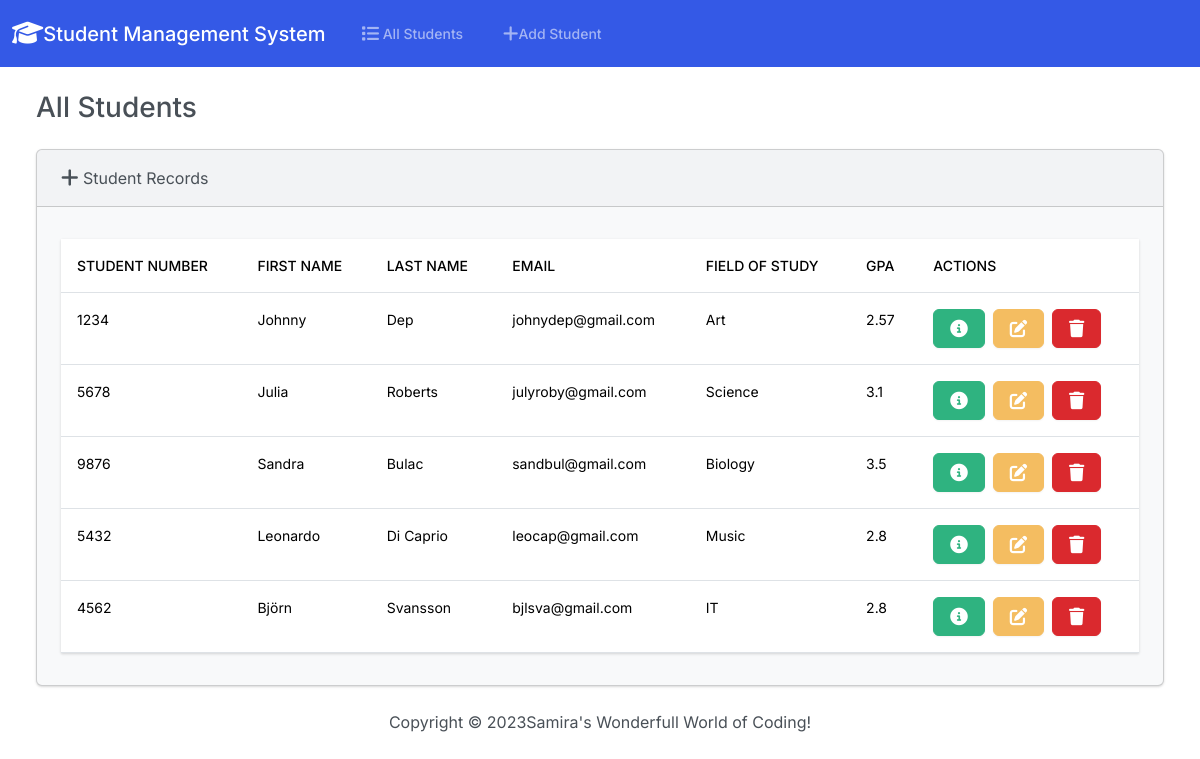
The app's page /, older data.
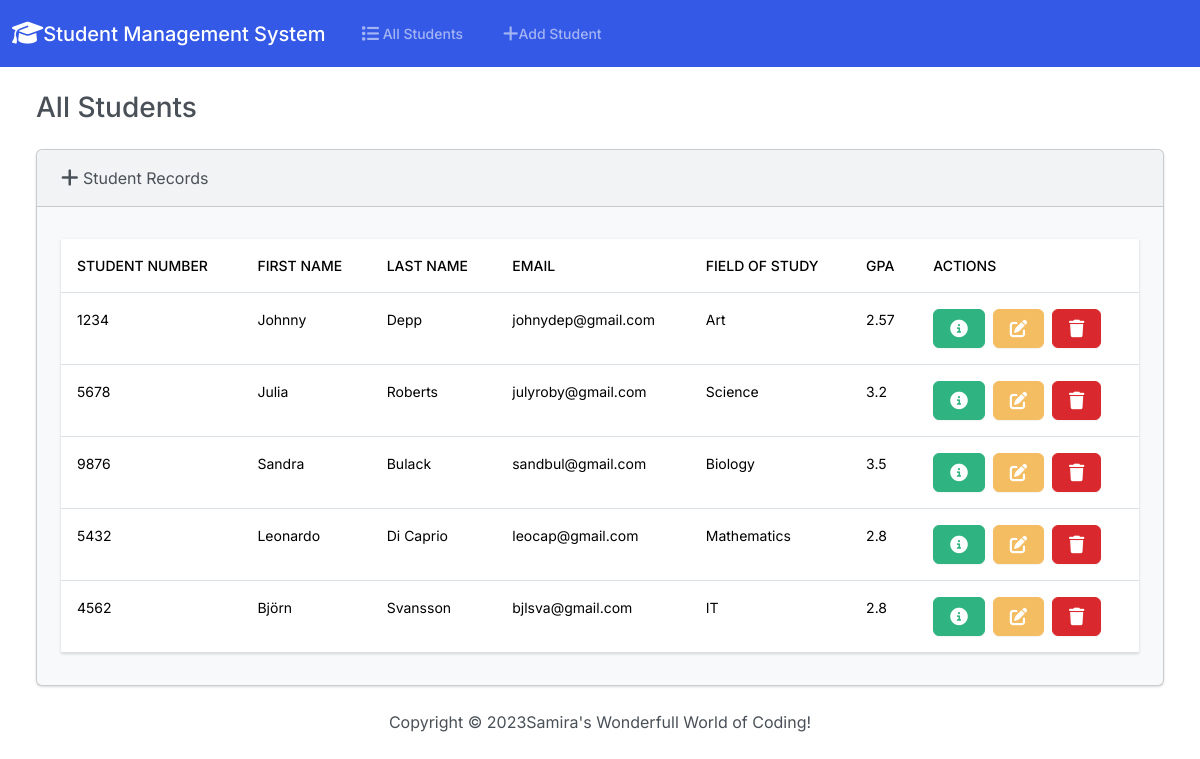
The same page, newer data.
### students/models.py (models this page shows, shortened)
class Student(models.Model):
    student_number = models.PositiveSmallIntegerField()
    first_name = models.CharField(max_length=50)
    last_name = models.CharField(max_length=50)
    email = models.EmailField(max_length=100)
    field_of_study = models.CharField(max_length=50)
    gpa = models.FloatField()

### students/views.py (the view)
# urls.py: path('', views.index, name='index'),
def index(request):
    return render(request, 'students/index.html', {
        'students': Student.objects.all()
    })

### students/templates/students/index.html (shortened to what this page needs)
{% extends "students/base.html" %}
{% block body %}
<h3 class="m-4">All Students</h3>
<div class="row">
    <div class="col-12">
        {% if students %}
        <div class="card bg-light ms-4 me-4 mb-4">
            <div class="card-header">
                <i class="fa-solid fa-plus fa-lg"></i> Student Records
            </div>
            <div class="card-body">
              <p class="card-text">
                <div class="table-rescponsive">
                    <table class="table table-hover">
                        <thead>
                          <tr>
                            <th scope="col">Student Number</th>
                            <th scope="col">First Name</th>
                            <th scope="col">Last Name</th>
                            <th scope="col">Email</th>
                            <th scope="col">Field of Study</th>
                            <th scope="col">GPA</th>
                            <th scope="col">Actions</th>
                          </tr>
                        </thead>
                        <tbody>
                            {% for student in students %}
                            <tr>
                                <td>{{ student.student_number }}</td>
                                <td>{{ student.first_name }}</td>
                                <td>{{ student.last_name }}</td>
                                <td>{{ student.email }}</td>
                                <td>{{ student.field_of_study }}</td>
                                <td>{{ student.gpa }}</td>
                                <td>
                                    <button
                                        type="button"
                                        class="btn btn-success me-1"
                                        href="{% url 'view_student' student.id %}"
                                        data-bs-toggle="modal"
                                        data-bs-target="#myModal{{student.id}}">
                                    </button>
                                    <a class="btn btn-warning me-1" href="{% url 'edit' student.id %}">
                                    </a>
                                    <button type="button" class="btn btn-danger" data-bs-toggle="modal" data-bs-target="#delete{{student.id}}">
                                    </button>
                                </td>
                            </tr>
                            {% endfor %}
                        </tbody>
                      </table>
                </div>
              </p>
            </div>
        </div>
        {% else %}
        <h5 class="alert alert-primary ms-4 me-4">No Student Records</h5>
        {% endif %}
{% endblock %}

Row changes from the older to the newer data that the page shows:
changed Student "Johnny": last_name "Dep" → "Depp"
changed Student "Julia": gpa "3.1" → "3.2"
changed Student "Sandra": last_name "Bulac" → "Bulack"
changed Student "Leonardo": field_of_study "Music" → "Mathematics"
